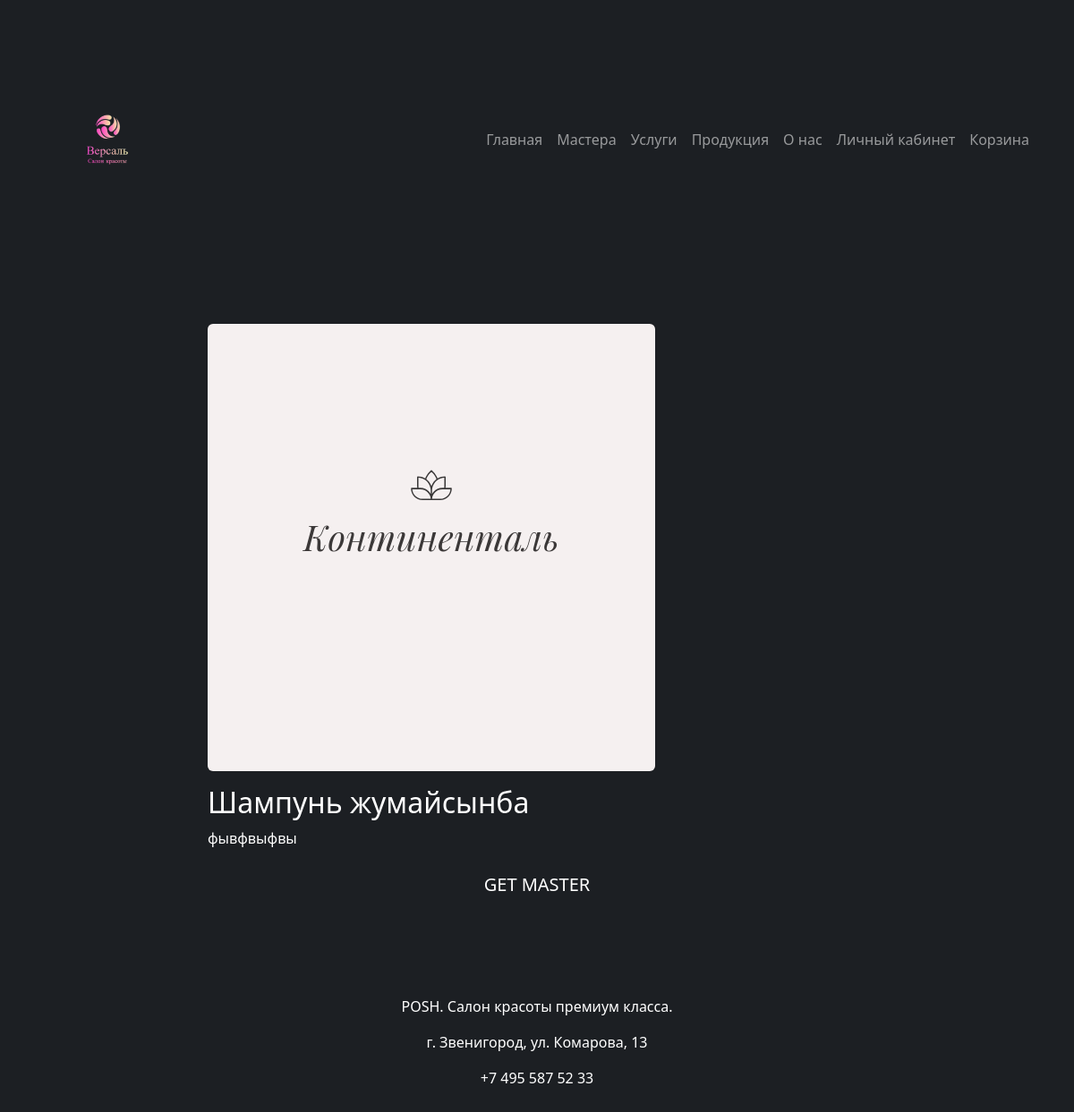
Page /products/shampun-zhumajsynba/ on the committed database.
### products/models.py (models this page shows, shortened)
class Product(models.Model):
    category = models.ForeignKey(ProductCategory, on_delete=models.CASCADE, verbose_name='Категория')
    name = models.CharField(max_length=100, verbose_name='Наименование')
    description = models.TextField(verbose_name='Описание')
    price = models.DecimalField(max_digits=10, decimal_places=2, verbose_name='Цена')
    available = models.BooleanField(default=True, verbose_name='Доступен для покупки')
    quantity = models.PositiveIntegerField(default=0, verbose_name='Количество на складе')
    image = models.ImageField(upload_to='images/', null=True, blank=True, verbose_name='Изображение')
    slug = models.SlugField(verbose_name='URL', max_length=150, unique=True, db_index=True, blank=True)
    class Meta:
        verbose_name = 'Товар'
        verbose_name_plural = 'Товары'

### products/views.py (the view)
# urls.py: path('<slug:product_slug>/', views.product_info, name='product_info'),
def product_info(request, product_slug):
    product = get_object_or_404(Product, slug=product_slug)
    return render(request, 'products/product_info.html', {'product': product})

### products/templates/products/product_info.html (shortened to what this page needs)
{% extends 'main/main_layout.html' %}
{% load static %}
{% block css_link %}
    <link rel="stylesheet" href="{% static 'masters/css/master_info.css' %}">
{% endblock %}
{% block content %}
    <div class="container">
      <div class="row justify-content-center master-details">
        <div class="col-md-8">
          <img src="{{ product.image.url }}" alt="Master Photo" class="img-fluid rounded master-photo">
          <h2 class="mt-3 text-white">{{ product.name }}</h2>
          <p class="text-white">{{ product.description|linebreaksbr }}</p>
        </div>
      </div>
        <div class="row">
            <div class="col-12">
                <a href="{%url 'booking' %}" class="btn btn-lg text-uppercase centered">Get master</a>
            </div>
        </div>
    </div>
{% endblock %}

### main/static/main/css/main_style.css (style rules this page uses)
body { background-color: #1c1f23; }
.centered { display: block; max-width: 200px; margin: 0 auto; padding: 8px 30px; color: white; }

### masters/static/masters/css/master_info.css (style rules this page uses)
.master-details { margin-top: 50px; }
.master-photo { max-width: 100%; height: auto; }

### rows in the picture
Product: image (picture), name "Шампунь жумайсынба", description "фывфвыфвы"
